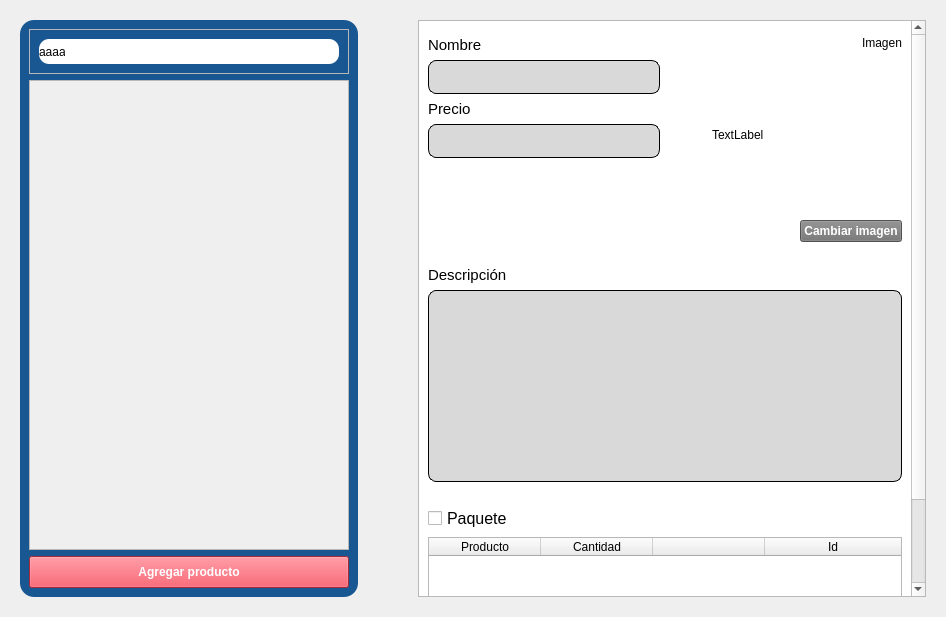
<?xml version="1.0" encoding="UTF-8"?>
<ui version="4.0">
 <class>Form</class>
 <widget class="QWidget" name="Form">
  <property name="geometry">
   <rect>
    <x>0</x>
    <y>0</y>
    <width>946</width>
    <height>617</height>
   </rect>
  </property>
  <property name="windowTitle">
   <string>Form</string>
  </property>
  <layout class="QVBoxLayout" name="verticalLayout">
   <property name="spacing">
    <number>0</number>
   </property>
   <property name="leftMargin">
    <number>0</number>
   </property>
   <property name="topMargin">
    <number>0</number>
   </property>
   <property name="rightMargin">
    <number>0</number>
   </property>
   <property name="bottomMargin">
    <number>0</number>
   </property>
   <item>
    <widget class="QWidget" name="background_producto" native="true">
     <property name="styleSheet">
      <string notr="true">#background_producto{
	border-image: url(../img/Producto.png);
}</string>
     </property>
     <layout class="QHBoxLayout" name="horizontalLayout" stretch="2,0,3">
      <property name="spacing">
       <number>20</number>
      </property>
      <property name="sizeConstraint">
       <enum>QLayout::SetDefaultConstraint</enum>
      </property>
      <property name="leftMargin">
       <number>20</number>
      </property>
      <property name="topMargin">
       <number>20</number>
      </property>
      <property name="rightMargin">
       <number>20</number>
      </property>
      <property name="bottomMargin">
       <number>20</number>
      </property>
      <item>
       <widget class="QWidget" name="listado_producto" native="true">
        <property name="styleSheet">
         <string notr="true">#listado_producto{
	background-color: #185791;
	border-radius: 14px;
	
}

#scrollAreaWidgetContents_product{
	background-color:white;
}

#iconoBuscar_producto{
	background-color: white;
	border-top-left-radius: 10px;
	border-bottom-left-radius: 10px;

}

#agregar_producto{
	
}</string>
        </property>
        <layout class="QVBoxLayout" name="verticalLayout_2">
         <item>
          <widget class="QFrame" name="frame">
           <property name="layoutDirection">
            <enum>Qt::LeftToRight</enum>
           </property>
           <property name="frameShape">
            <enum>QFrame::StyledPanel</enum>
           </property>
           <property name="frameShadow">
            <enum>QFrame::Raised</enum>
           </property>
           <layout class="QHBoxLayout" name="horizontalLayout_2">
            <property name="spacing">
             <number>0</number>
            </property>
            <item>
             <widget class="QLabel" name="iconoBuscar_producto">
              <property name="sizePolicy">
               <sizepolicy hsizetype="Maximum" vsizetype="Maximum">
                <horstretch>0</horstretch>
                <verstretch>0</verstretch>
               </sizepolicy>
              </property>
              <property name="maximumSize">
               <size>
                <width>26</width>
                <height>40</height>
               </size>
              </property>
              <property name="styleSheet">
               <string notr="true">#iconoBuscar{
	background-color: #FFFFFF;
	border-top-left-radius: 10px;
	border-bottom-left-radius: 10px;
	padding: 4px;
}</string>
              </property>
              <property name="text">
               <string>aaaaa</string>
              </property>
              <property name="scaledContents">
               <bool>true</bool>
              </property>
              <property name="wordWrap">
               <bool>true</bool>
              </property>
             </widget>
            </item>
            <item>
             <widget class="QLineEdit" name="barraBusqueda_Productos">
              <property name="font">
               <font>
                <family>Arial</family>
                <pointsize>10</pointsize>
               </font>
              </property>
              <property name="styleSheet">
               <string notr="true">#barraBusqueda_Productos{
	background-color: #FFFFFF;
	border-top-right-radius: 10px;
	border-bottom-right-radius: 10px;
	color: white;
	padding: 4px;
}</string>
              </property>
              <property name="placeholderText">
               <string>Buscar Producto</string>
              </property>
             </widget>
            </item>
           </layout>
          </widget>
         </item>
         <item>
          <widget class="QScrollArea" name="scrollArea_productos">
           <property name="frameShadow">
            <enum>QFrame::Plain</enum>
           </property>
           <property name="sizeAdjustPolicy">
            <enum>QAbstractScrollArea::AdjustToContentsOnFirstShow</enum>
           </property>
           <property name="widgetResizable">
            <bool>true</bool>
           </property>
           <property name="alignment">
            <set>Qt::AlignLeading|Qt::AlignLeft|Qt::AlignTop</set>
           </property>
           <widget class="QWidget" name="scrollAreaWidgetContents_productos">
            <property name="geometry">
             <rect>
              <x>0</x>
              <y>0</y>
              <width>306</width>
              <height>452</height>
             </rect>
            </property>
            <layout class="QVBoxLayout" name="verticalLayout_6">
             <property name="spacing">
              <number>2</number>
             </property>
             <property name="leftMargin">
              <number>6</number>
             </property>
             <property name="rightMargin">
              <number>6</number>
             </property>
            </layout>
           </widget>
          </widget>
         </item>
         <item>
          <widget class="QPushButton" name="agregar_producto">
           <property name="styleSheet">
            <string notr="true">
#agregar_producto {
	background-color: #e73a4b;
	color: white;
	font-weight: bold;
padding:8px;
}

#agregar_producto:hover {
	background-color: #EC5B69;
}</string>
           </property>
           <property name="text">
            <string>Agregar producto</string>
           </property>
          </widget>
         </item>
        </layout>
       </widget>
      </item>
      <item>
       <spacer name="horizontalSpacer">
        <property name="orientation">
         <enum>Qt::Horizontal</enum>
        </property>
        <property name="sizeHint" stdset="0">
         <size>
          <width>40</width>
          <height>20</height>
         </size>
        </property>
       </spacer>
      </item>
      <item>
       <widget class="QWidget" name="datos_producto" native="true">
        <property name="styleSheet">
         <string notr="true">#widget{
	margin-left: 20px;
}</string>
        </property>
        <layout class="QVBoxLayout" name="verticalLayout_3">
         <property name="spacing">
          <number>0</number>
         </property>
         <property name="leftMargin">
          <number>0</number>
         </property>
         <property name="topMargin">
          <number>0</number>
         </property>
         <property name="rightMargin">
          <number>0</number>
         </property>
         <property name="bottomMargin">
          <number>0</number>
         </property>
         <item>
          <widget class="QScrollArea" name="scrollArea_producto">
           <property name="styleSheet">
            <string notr="true"/>
           </property>
           <property name="widgetResizable">
            <bool>true</bool>
           </property>
           <widget class="QWidget" name="scrollArea_producto_contents">
            <property name="geometry">
             <rect>
              <x>0</x>
              <y>0</y>
              <width>473</width>
              <height>737</height>
             </rect>
            </property>
            <property name="styleSheet">
             <string notr="true">#scrollArea_producto_contents{
	background-color: white;
}

#scrollArea_producto_contents QLineEdit, #scrollArea_producto_contents QTextEdit{
	background-color: #D9D9D9;
	border-radius: 8px;
	padding: 6px;
	border: 1px solid black; 
} </string>
            </property>
            <layout class="QVBoxLayout" name="verticalLayout_4" stretch="0,0,0">
             <property name="leftMargin">
              <number>0</number>
             </property>
             <property name="topMargin">
              <number>6</number>
             </property>
             <property name="rightMargin">
              <number>0</number>
             </property>
             <property name="bottomMargin">
              <number>0</number>
             </property>
             <item>
              <widget class="QWidget" name="widget_nombre_producto" native="true">
               <property name="styleSheet">
                <string notr="true">#scrollArea_producto{
	border-radius: 4px;
}</string>
               </property>
               <layout class="QHBoxLayout" name="horizontalLayout_3" stretch="1,1">
                <property name="spacing">
                 <number>11</number>
                </property>
                <item alignment="Qt::AlignTop">
                 <widget class="QWidget" name="widget_nombre_producto_2" native="true">
                  <layout class="QVBoxLayout" name="verticalLayout_5">
                   <property name="leftMargin">
                    <number>0</number>
                   </property>
                   <property name="topMargin">
                    <number>0</number>
                   </property>
                   <property name="rightMargin">
                    <number>0</number>
                   </property>
                   <property name="bottomMargin">
                    <number>0</number>
                   </property>
                   <item alignment="Qt::AlignTop">
                    <widget class="QLabel" name="label_nombre_producto">
                     <property name="font">
                      <font>
                       <pointsize>11</pointsize>
                       <weight>50</weight>
                       <bold>false</bold>
                      </font>
                     </property>
                     <property name="text">
                      <string>Nombre</string>
                     </property>
                    </widget>
                   </item>
                   <item alignment="Qt::AlignTop">
                    <widget class="QLineEdit" name="lineEdit_nombre_producto">
                     <property name="font">
                      <font>
                       <pointsize>11</pointsize>
                      </font>
                     </property>
                    </widget>
                   </item>
                   <item>
                    <widget class="QLabel" name="label_precio_producto">
                     <property name="font">
                      <font>
                       <pointsize>11</pointsize>
                      </font>
                     </property>
                     <property name="text">
                      <string>Precio</string>
                     </property>
                    </widget>
                   </item>
                   <item>
                    <widget class="QLineEdit" name="lineEdit_precio_producto">
                     <property name="font">
                      <font>
                       <pointsize>11</pointsize>
                      </font>
                     </property>
                    </widget>
                   </item>
                  </layout>
                 </widget>
                </item>
                <item>
                 <widget class="QWidget" name="widget_imagen_producto" native="true">
                  <layout class="QVBoxLayout" name="verticalLayout_7">
                   <property name="leftMargin">
                    <number>0</number>
                   </property>
                   <property name="topMargin">
                    <number>0</number>
                   </property>
                   <property name="rightMargin">
                    <number>0</number>
                   </property>
                   <property name="bottomMargin">
                    <number>0</number>
                   </property>
                   <item alignment="Qt::AlignRight">
                    <widget class="QLabel" name="label_tituloimagen_producto">
                     <property name="text">
                      <string>Imagen</string>
                     </property>
                    </widget>
                   </item>
                   <item alignment="Qt::AlignRight">
                    <widget class="QLabel" name="imagen_producto_producto">
                     <property name="sizePolicy">
                      <sizepolicy hsizetype="Fixed" vsizetype="Fixed">
                       <horstretch>0</horstretch>
                       <verstretch>0</verstretch>
                      </sizepolicy>
                     </property>
                     <property name="minimumSize">
                      <size>
                       <width>190</width>
                       <height>158</height>
                      </size>
                     </property>
                     <property name="text">
                      <string>TextLabel</string>
                     </property>
                     <property name="scaledContents">
                      <bool>true</bool>
                     </property>
                     <property name="wordWrap">
                      <bool>true</bool>
                     </property>
                    </widget>
                   </item>
                   <item alignment="Qt::AlignRight">
                    <widget class="QPushButton" name="boton_cambiarimg_producto">
                     <property name="styleSheet">
                      <string notr="true">#boton_cambiarimg_producto{
	background-color: #737373;
	color: white;
font-weight: bold;

}

#boton_cambiarimg_producto::hover{
	background-color: #c8c8c8;
}</string>
                     </property>
                     <property name="text">
                      <string>Cambiar imagen</string>
                     </property>
                    </widget>
                   </item>
                  </layout>
                 </widget>
                </item>
               </layout>
              </widget>
             </item>
             <item>
              <widget class="QWidget" name="widget_descripcion_producto" native="true">
               <layout class="QVBoxLayout" name="verticalLayout_8">
                <item>
                 <widget class="QLabel" name="label_descripcion_producto">
                  <property name="font">
                   <font>
                    <pointsize>11</pointsize>
                   </font>
                  </property>
                  <property name="text">
                   <string>Descripción</string>
                  </property>
                 </widget>
                </item>
                <item>
                 <widget class="QTextEdit" name="textEdit_desripcion_producto">
                  <property name="font">
                   <font>
                    <pointsize>10</pointsize>
                   </font>
                  </property>
                 </widget>
                </item>
               </layout>
              </widget>
             </item>
             <item>
              <widget class="QWidget" name="widget_paquete_producto" native="true">
               <layout class="QVBoxLayout" name="verticalLayout_9">
                <item>
                 <widget class="QCheckBox" name="checkBox_paquete_producto">
                  <property name="font">
                   <font>
                    <pointsize>12</pointsize>
                   </font>
                  </property>
                  <property name="text">
                   <string>Paquete</string>
                  </property>
                 </widget>
                </item>
                <item>
                 <widget class="QTableWidget" name="table_productos_paquete">
                  <property name="sizePolicy">
                   <sizepolicy hsizetype="Expanding" vsizetype="Minimum">
                    <horstretch>0</horstretch>
                    <verstretch>0</verstretch>
                   </sizepolicy>
                  </property>
                  <property name="styleSheet">
                   <string notr="true">#table_productos_paquete QPushButton{
	background-color: #185791;
	border: 2px solid #083d6e;
	color: white;
	font-weight: Bold;
}

#table_productos_paquete QPushButton::hover{
	background-color: #5ea3e3;
}
</string>
                  </property>
                  <property name="sizeAdjustPolicy">
                   <enum>QAbstractScrollArea::AdjustToContents</enum>
                  </property>
                  <property name="showGrid">
                   <bool>true</bool>
                  </property>
                  <property name="gridStyle">
                   <enum>Qt::SolidLine</enum>
                  </property>
                  <property name="sortingEnabled">
                   <bool>false</bool>
                  </property>
                  <property name="rowCount">
                   <number>0</number>
                  </property>
                  <property name="columnCount">
                   <number>4</number>
                  </property>
                  <attribute name="horizontalHeaderVisible">
                   <bool>true</bool>
                  </attribute>
                  <attribute name="horizontalHeaderCascadingSectionResizes">
                   <bool>true</bool>
                  </attribute>
                  <attribute name="horizontalHeaderDefaultSectionSize">
                   <number>112</number>
                  </attribute>
                  <attribute name="horizontalHeaderHighlightSections">
                   <bool>true</bool>
                  </attribute>
                  <attribute name="horizontalHeaderShowSortIndicator" stdset="0">
                   <bool>false</bool>
                  </attribute>
                  <attribute name="horizontalHeaderStretchLastSection">
                   <bool>true</bool>
                  </attribute>
                  <column>
                   <property name="text">
                    <string>Producto</string>
                   </property>
                  </column>
                  <column>
                   <property name="text">
                    <string>Cantidad</string>
                   </property>
                  </column>
                  <column>
                   <property name="text">
                    <string/>
                   </property>
                  </column>
                  <column>
                   <property name="text">
                    <string>Id</string>
                   </property>
                  </column>
                 </widget>
                </item>
                <item>
                 <widget class="QPushButton" name="agregar_producto_paquete">
                  <property name="styleSheet">
                   <string notr="true">#agregar_producto_paquete{
	background-color: #02a64d;
	color: white;
	font-weight: bold;
	padding: 6px;
}

#agregar_producto_paquete::hover{
	background-color: #54a67b;
}</string>
                  </property>
                  <property name="text">
                   <string>Agregar producto al paquete</string>
                  </property>
                 </widget>
                </item>
                <item>
                 <widget class="QWidget" name="widget_botones_producto" native="true">
                  <property name="styleSheet">
                   <string notr="true">#widget_botones_producto QPushButton{
	background-color: #e73a4b;
	color: white;
	font-weight: bold;
}

#widget_botones_producto QPushButton:Hover{
	background-color: #EC5B69;
}</string>
                  </property>
                  <layout class="QHBoxLayout" name="horizontalLayout_4">
                   <property name="leftMargin">
                    <number>0</number>
                   </property>
                   <property name="topMargin">
                    <number>20</number>
                   </property>
                   <property name="rightMargin">
                    <number>0</number>
                   </property>
                   <property name="bottomMargin">
                    <number>0</number>
                   </property>
                   <item>
                    <widget class="QPushButton" name="editar_producto">
                     <property name="text">
                      <string>Guardar cambios</string>
                     </property>
                    </widget>
                   </item>
                   <item>
                    <widget class="QPushButton" name="eliminar_producto">
                     <property name="text">
                      <string>Eliminar producto</string>
                     </property>
                    </widget>
                   </item>
                  </layout>
                 </widget>
                </item>
               </layout>
              </widget>
             </item>
            </layout>
           </widget>
          </widget>
         </item>
        </layout>
       </widget>
      </item>
     </layout>
    </widget>
   </item>
  </layout>
 </widget>
 <resources/>
 <connections/>
</ui>
